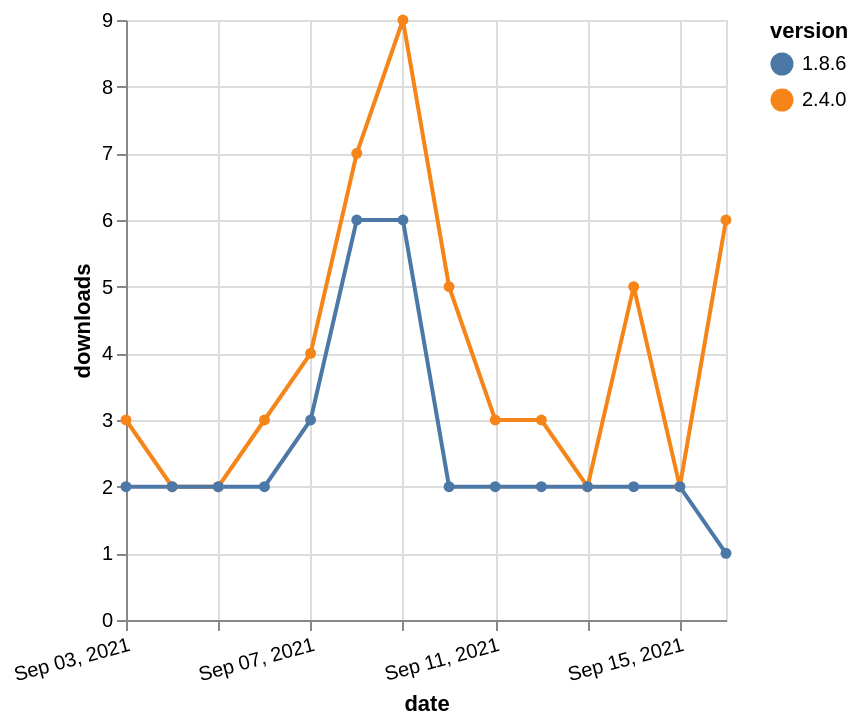

Vega-Lite specification stored for this chart:
### Vega-Lite specification from a JSON file in a GitHub repository (floating-point values rounded to 4 significant figures)
{"$schema": "https://vega.github.io/schema/vega-lite/v5.json", "description": "A simple bar chart with embedded data.", "data": {"values": [{"date": "2021-09-03", "total": 36020, "delta": 3, "version": "2.4.0"}, {"date": "2021-09-04", "total": 36022, "delta": 2, "version": "2.4.0"}, {"date": "2021-09-05", "total": 36024, "delta": 2, "version": "2.4.0"}, {"date": "2021-09-06", "total": 36027, "delta": 3, "version": "2.4.0"}, {"date": "2021-09-07", "total": 36031, "delta": 4, "version": "2.4.0"}, {"date": "2021-09-08", "total": 36038, "delta": 7, "version": "2.4.0"}, {"date": "2021-09-09", "total": 36047, "delta": 9, "version": "2.4.0"}, {"date": "2021-09-10", "total": 36052, "delta": 5, "version": "2.4.0"}, {"date": "2021-09-11", "total": 36055, "delta": 3, "version": "2.4.0"}, {"date": "2021-09-12", "total": 36058, "delta": 3, "version": "2.4.0"}, {"date": "2021-09-13", "total": 36060, "delta": 2, "version": "2.4.0"}, {"date": "2021-09-14", "total": 36065, "delta": 5, "version": "2.4.0"}, {"date": "2021-09-15", "total": 36067, "delta": 2, "version": "2.4.0"}, {"date": "2021-09-16", "total": 36073, "delta": 6, "version": "2.4.0"}, {"date": "2021-09-03", "total": 4520, "delta": 2, "version": "1.8.6"}, {"date": "2021-09-04", "total": 4522, "delta": 2, "version": "1.8.6"}, {"date": "2021-09-05", "total": 4524, "delta": 2, "version": "1.8.6"}, {"date": "2021-09-06", "total": 4526, "delta": 2, "version": "1.8.6"}, {"date": "2021-09-07", "total": 4529, "delta": 3, "version": "1.8.6"}, {"date": "2021-09-08", "total": 4535, "delta": 6, "version": "1.8.6"}, {"date": "2021-09-09", "total": 4541, "delta": 6, "version": "1.8.6"}, {"date": "2021-09-10", "total": 4543, "delta": 2, "version": "1.8.6"}, {"date": "2021-09-11", "total": 4545, "delta": 2, "version": "1.8.6"}, {"date": "2021-09-12", "total": 4547, "delta": 2, "version": "1.8.6"}, {"date": "2021-09-13", "total": 4549, "delta": 2, "version": "1.8.6"}, {"date": "2021-09-14", "total": 4551, "delta": 2, "version": "1.8.6"}, {"date": "2021-09-15", "total": 4553, "delta": 2, "version": "1.8.6"}, {"date": "2021-09-16", "total": 4554, "delta": 1, "version": "1.8.6"}]}, "width": "container", "mark": {"type": "line", "point": {"filled": true}}, "encoding": {"x": {"field": "date", "type": "temporal", "timeUnit": "yearmonthdate", "title": "date", "axis": {"labelAngle": -15}}, "y": {"field": "delta", "type": "quantitative", "title": "downloads"}, "color": {"field": "version", "type": "nominal"}, "tooltip": {"field": "delta"}}}
